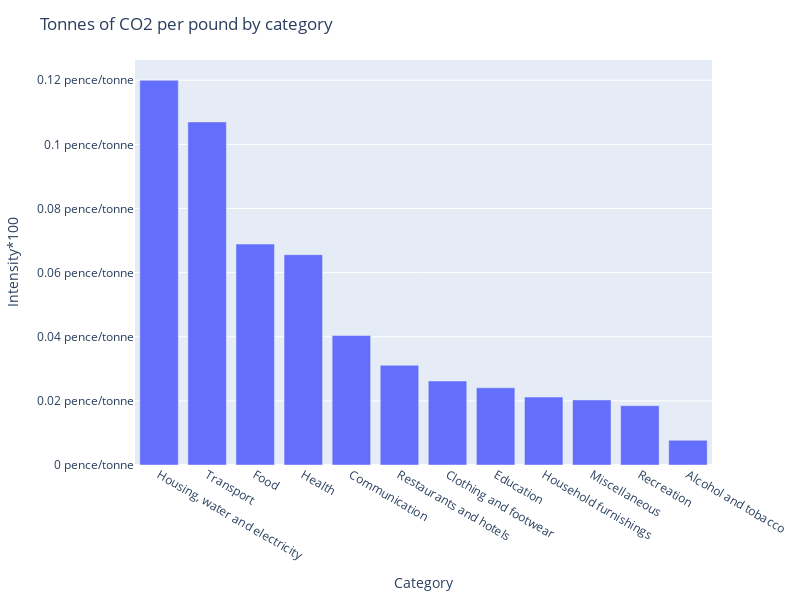

Notebook source saved alongside this figure:
### Markdown cell above
# Carbon taxes

A carbon tax is a tax levied on the carbon emissions required to produce goods and services. In this way, they are designed to reduce carbon dioxide emissions by increasing prices. This both decreases demand for such goods and services and incentivizes efforts to make them less carbon-intensive. In its simplest form, a carbon tax covers only CO<sub>2</sub> emissions; however, it can also cover other greenhouse gasses, such as methane or nitrous oxide, by calculating their global warming potential relative to CO<sub>2</sub> emissions. PolicyEngine’s carbon tax model is consumption-based - that is, the tax is levied on the UK’s consumption of CO2-intensive goods, rather than the UK’s production of CO2. Table 1 shows the incidence of this carbon tax model:

Table 1


<table>
  <tr>
   <td>
   </td>
   <td>UK
   </td>
   <td>Non-UK
   </td>
  </tr>
  <tr>
   <td>Owners of production
   </td>
   <td><strong>Reality</strong>: directly taxed by a carbon emissions tax, not indirectly taxed.
<p>
<strong>Model</strong>: Each owner pays <em>s</em>% of x total UK ownership share, in aggregate passes on (1-<em>s</em>)% to consumers.
   </td>
   <td><strong>Reality</strong>: indirectly taxed by a border adjustment, not directly taxed.
<p>
<strong>Model</strong>: assumed non-existent.
   </td>
  </tr>
  <tr>
   <td>Consumers
   </td>
   <td><strong>Reality</strong>: <strong>indirectly</strong> taxed by the carbon emissions tax and <strong>directly</strong> taxed by the border adjustment, depending on sectoral demand elasticities.
<p>
<strong>Model</strong>: Each consumer pays (1 - <em>s</em>)% * total UK consumption share of each consumption sector.
   </td>
   <td><strong>Reality</strong>: not directly or indirectly taxed.
<p>
<strong>Model</strong>: not directly or indirectly taxed.
   </td>
  </tr>
</table>


## Methodology summary

We model carbon taxes by simulating household net incomes through the microsimulation model. The first step: collecting the Family Resources Survey inputs: data on earnings, benefit receipt and demographics for 20,000 households. Then, we load the Living Costs and Food Survey, which has less granular data on earnings, and benefit receipt, but detailed capture of goods and services produced: we impute these consumption variables to the FRS. We then use the National Carbon Footprint dataset to calculate the intensities of certain categories (e.g. the carbon emissions associated with a pound spent on clothing), and use this to estimate the carbon footprint of each FRS household. After we integrate these carbon footprints to the FRS, we run a full microsimulation to simulate disposable incomes with and without a carbon tax.


### Appendix: Carbon intensities

### Code cell
import plotly.express as px
import pandas as pd

df = pd.DataFrame(
    {
        "Category": [
            "Alcohol and tobacco",
            "Clothing and footwear",
            "Communication",
            "Education",
            "Food",
            "Health",
            "Household furnishings",
            "Housing, water and electricity",
            "Miscellaneous",
            "Recreation",
            "Restaurants and hotels",
            "Transport",
        ],
        "Intensity": [
            7.7e-05,
            0.000262,
            0.000404,
            0.000241,
            0.000689,
            0.000656,
            0.000212,
            0.0012,
            0.000203,
            0.000185,
            0.000311,
            0.00107,
        ],
    }
)

df["Intensity*100"] = df.Intensity * 100

px.bar(
    df.sort_values("Intensity", ascending=False),
    x="Category",
    y="Intensity*100",
).update_layout(
    title="Tonnes of CO2 per pound by category",
    yaxis_ticksuffix=" pence/tonne",
    width=800,
    height=600,
)

### Figure 1 — Plotly figure (JSON) as saved in the notebook; plotly's stock layout.template omitted (floating-point values rounded to 4 significant figures)
{"data": [{"alignmentgroup": "True", "hovertemplate": "Category=%{x}<br>Intensity*100=%{y}<extra></extra>", "legendgroup": "", "marker": {"color": "#636efa", "pattern": {"shape": ""}}, "name": "", "offsetgroup": "", "orientation": "v", "showlegend": false, "textposition": "auto", "type": "bar", "x": ["Housing, water and electricity", "Transport", "Food", "Health", "Communication", "Restaurants and hotels", "Clothing and footwear", "Education", "Household furnishings", "Miscellaneous", "Recreation", "Alcohol and tobacco"], "xaxis": "x", "y": [0.12, 0.107, 0.0689, 0.0656, 0.0404, 0.0311, 0.0262, 0.0241, 0.0212, 0.0203, 0.0185, 0.0077], "yaxis": "y"}], "layout": {"barmode": "relative", "height": 600, "legend": {"tracegroupgap": 0}, "margin": {"t": 60}, "title": {"text": "Tonnes of CO2 per pound by category"}, "width": 800, "xaxis": {"anchor": "y", "domain": [0, 1], "title": {"text": "Category"}}, "yaxis": {"anchor": "x", "domain": [0, 1], "ticksuffix": " pence/tonne", "title": {"text": "Intensity*100"}}}}
